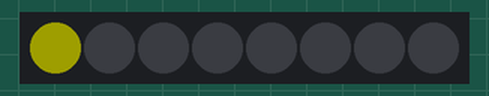
Recording of a sketch running on a simulated Arduino Uno, built with avr-gcc and run on an emulated ATmega328P. On the bench: 8 RGB LEDs in strip order, left to right. Dim RGB values are drawn brighter than linear.

Above: at 0.1 s.
At 1.1 s:
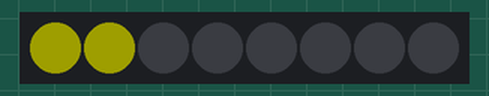
At 2.1 s:
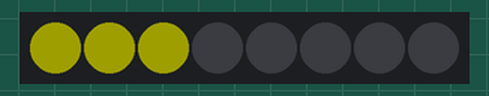
At 3.1 s:
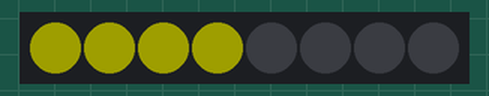
At 5.1 s:
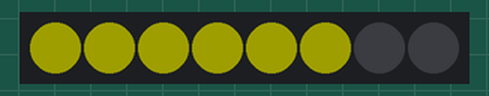
At 7.1 s:
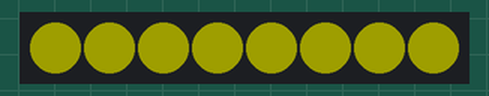

The sketch:

simple_neopixel.ino
```cpp
#include <Adafruit_NeoPixel.h>

#define PIN 13   // input pin Neopixel is attached to

#define NUMPIXELS      8 // number of neopixels in strip

Adafruit_NeoPixel pixels = Adafruit_NeoPixel(NUMPIXELS, PIN, NEO_GRB + NEO_KHZ800);

int delayval = 1000; // timing delay in milliseconds


void setup() {
  // Initialize the NeoPixel library.
  pixels.begin();
  pixels.setBrightness(30);
}

void loop() {

  for (int i=0; i < NUMPIXELS; i=i+1) {

     pixels.setPixelColor(i, pixels.Color(250, 250, 0));
     pixels.show();


    // Delay for a period of time (in milliseconds).
    delay(delayval);
  }
}
```

Measured:
- what the display in image 1 shows lasts 1.0 s, from 1.0 s to 2.0 s
